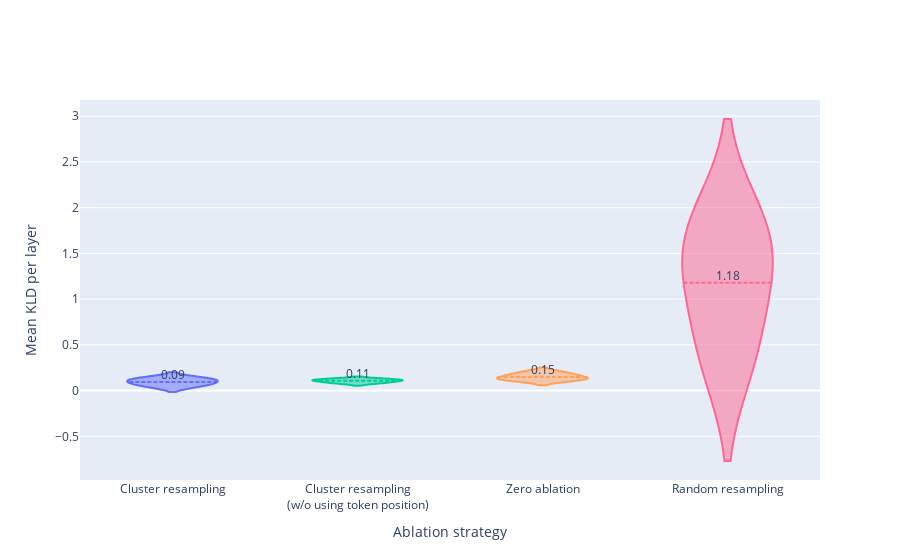

The notebook cell this image was saved under:
### Code cell
# Plot mean KLD

import plotly.graph_objects as go
import pandas as pd

# Create a DataFrame by concatenating the data from all strategies
df = pd.concat([profile["data"] for profile in strategies.values()])

# Create a violin plot for each strategy
fig = go.Figure()

for strategy in df["strategy"].unique():
    strategy_data = df[df["strategy"] == strategy]
    mean_value = strategy_data["mean_kld"].mean()
    fig.add_trace(go.Violin(
        x=strategy_data["strategy"],
        y=strategy_data["mean_kld"],
        name=strategy,
        meanline_visible=True
    ))
    # Add a text annotation for the mean value
    fig.add_trace(go.Scatter(
        x=[strategy],
        y=[mean_value],
        mode="text",
        text=[f"{round(mean_value, 2)}"],
        textposition="top center",
        showlegend=False
    ))

# Update layout
fig.update_layout(
    xaxis=dict(title="", tickangle=0),
    yaxis=dict(title=""),
    showlegend=False,
)

fig.show()

# Print means
for strategy in strategies.values():
    mean_kld = strategy["data"]["mean_kld"].mean()
    print(f"{strategy['name']}: {mean_kld:.4f}")

### Figure 1 — Plotly figure (JSON) as saved in the notebook; plotly's stock layout.template omitted (floating-point values rounded to 4 significant figures)
{"data": [{"meanline": {"visible": true}, "name": "Cluster resampling", "type": "violin", "x": ["Cluster resampling", "Cluster resampling", "Cluster resampling"], "y": [0.0994, 0.0526, 0.1324]}, {"mode": "text", "showlegend": false, "text": ["0.09"], "textposition": "top center", "type": "scatter", "x": ["Cluster resampling"], "y": [0.0948]}, {"meanline": {"visible": true}, "name": "Cluster resampling<br>(w/o using token position)", "type": "violin", "x": ["Cluster resampling<br>(w/o using token position)", "Cluster resampling<br>(w/o using token position)", "Cluster resampling<br>(w/o using token position)"], "y": [0.122, 0.1112, 0.0854]}, {"mode": "text", "showlegend": false, "text": ["0.11"], "textposition": "top center", "type": "scatter", "x": ["Cluster resampling<br>(w/o using token position)"], "y": [0.1062]}, {"meanline": {"visible": true}, "name": "Zero ablation", "type": "violin", "x": ["Zero ablation", "Zero ablation", "Zero ablation"], "y": [0.1204, 0.137, 0.19]}, {"mode": "text", "showlegend": false, "text": ["0.15"], "textposition": "top center", "type": "scatter", "x": ["Zero ablation"], "y": [0.1491]}, {"meanline": {"visible": true}, "name": "Random resampling", "type": "violin", "x": ["Random resampling", "Random resampling", "Random resampling"], "y": [0.416, 1.783, 1.34]}, {"mode": "text", "showlegend": false, "text": ["1.18"], "textposition": "top center", "type": "scatter", "x": ["Random resampling"], "y": [1.18]}], "layout": {"showlegend": false, "xaxis": {"tickangle": 0, "title": {"text": "Ablation strategy"}}, "yaxis": {"title": {"text": "Mean KLD per layer"}}}}
